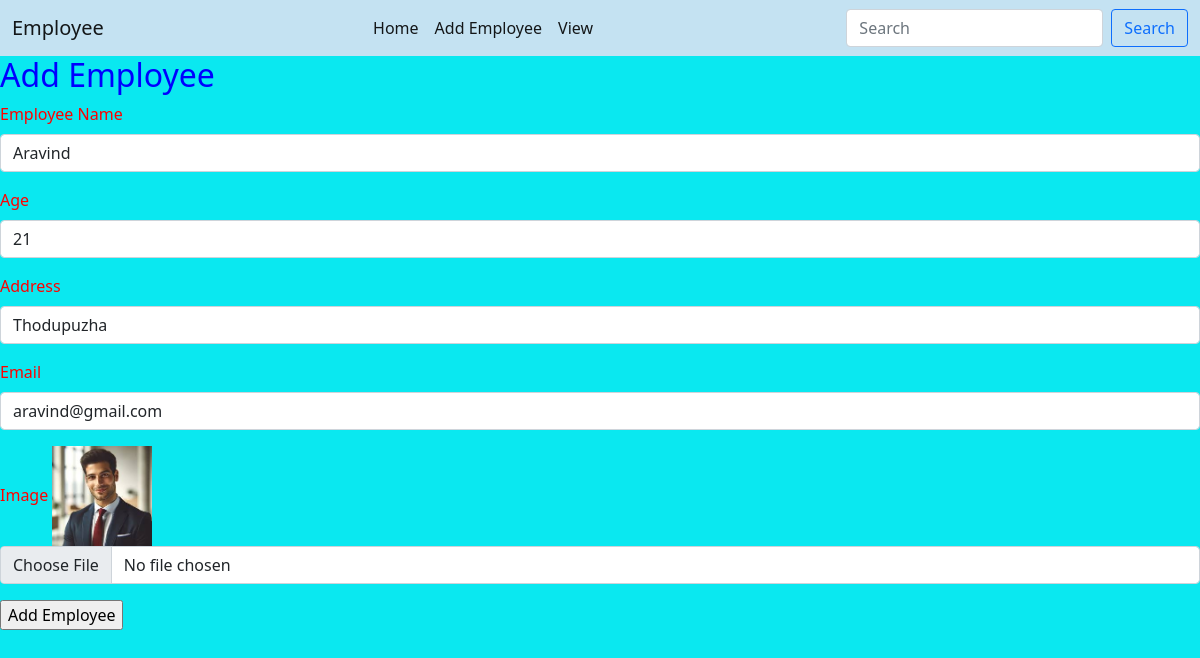
The page /edit/3 on the database its author committed.
### app1/models.py (models this page shows, shortened)
class emp(models.Model):
    ename=models.CharField(max_length=20)
    age=models.IntegerField()
    address=models.CharField(max_length=50)
    email=models.CharField(max_length=20)
    image=models.ImageField(upload_to="image")

### app1/views.py (the view, shortened to what this page needs)
# urls.py: path('edit/<int:p>', views.edit, name="edit"),
def edit(request,p):
    k=emp.objects.get(id=p)
    return render(request,'edit.html',{'empl':k})

### templates/edit.html (shortened to what this page needs)
{% extends 'base.html' %}
{% load static %}
{% block content %}
<h2>Add Employee</h2>
<form method="POST" enctype="multipart/form-data">
    <div class="mb-3">
  <label class="form-label">Employee Name</label>
  <input type="text" class="form-control" name="en" value="{{empl.ename}}" placeholder="Enter the Employee Name">
</div>
    <div class="mb-3">
  <label class="form-label">Age</label>
  <input type="number" class="form-control" name="a" value="{{empl.age}}" placeholder="Enter the Age">
</div>
   <div class="mb-3">
  <label class="form-label">Address</label>
  <input type="text" class="form-control" name="ad" value="{{empl.address}}" placeholder="Enter the Address">
</div>
    <div class="mb-3">
  <label class="form-label">Email</label>
  <input type="email" class="form-control" name="e" value="{{empl.email}}" placeholder="Enter the Email">
</div>
    <div class="mb-3">
  <label class="form-label">Image</label>
    <img src="{{empl.image.url}}" height="100px" width="100px">
  <input type="file" class="form-control" name="i">
</div>
    <div class="mb-3">
  <input type="submit" value="Add Employee">
</div>
</form>
{% endblock %}

### static/css/style2.css (style rules this page uses)
body { background-color:#0ae8f0; color:red; }
h2 { color:blue; }

### rows shown on the page
emp: en "Aravind", a "21", ad "Thodupuzha", e "aravind@gmail.com", image (picture)
